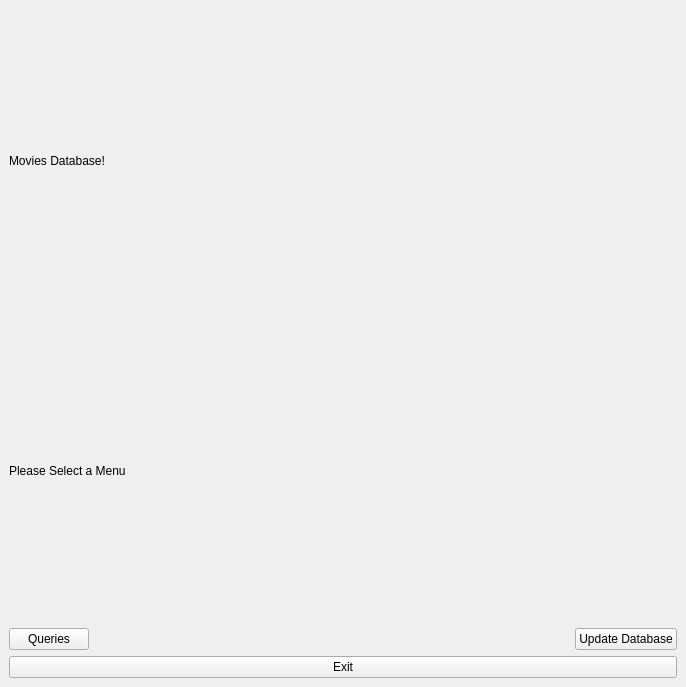
<?xml version="1.0" encoding="UTF-8"?>
<ui version="4.0">
 <class>TitleWindow</class>
 <widget class="QMainWindow" name="TitleWindow">
  <property name="geometry">
   <rect>
    <x>0</x>
    <y>0</y>
    <width>686</width>
    <height>687</height>
   </rect>
  </property>
  <property name="windowTitle">
   <string>MainWindow</string>
  </property>
  <widget class="QWidget" name="centralwidget">
   <layout class="QGridLayout" name="gridLayout">
    <item row="0" column="0">
     <layout class="QVBoxLayout" name="verticalLayout">
      <item>
       <widget class="QLabel" name="title_label">
        <property name="text">
         <string>Movies Database!</string>
        </property>
       </widget>
      </item>
      <item>
       <widget class="QLabel" name="menu_label">
        <property name="text">
         <string>Please Select a Menu</string>
        </property>
       </widget>
      </item>
      <item>
       <layout class="QHBoxLayout" name="horizontalLayout">
        <item>
         <widget class="QPushButton" name="query_menu_button">
          <property name="text">
           <string>Queries</string>
          </property>
         </widget>
        </item>
        <item>
         <spacer name="horizontalSpacer">
          <property name="orientation">
           <enum>Qt::Horizontal</enum>
          </property>
          <property name="sizeHint" stdset="0">
           <size>
            <width>40</width>
            <height>20</height>
           </size>
          </property>
         </spacer>
        </item>
        <item>
         <widget class="QPushButton" name="update_database_menu_button">
          <property name="text">
           <string>Update Database</string>
          </property>
         </widget>
        </item>
       </layout>
      </item>
      <item>
       <widget class="QPushButton" name="exit_button">
        <property name="text">
         <string>Exit</string>
        </property>
       </widget>
      </item>
     </layout>
    </item>
   </layout>
  </widget>
 </widget>
 <resources/>
 <connections/>
</ui>
